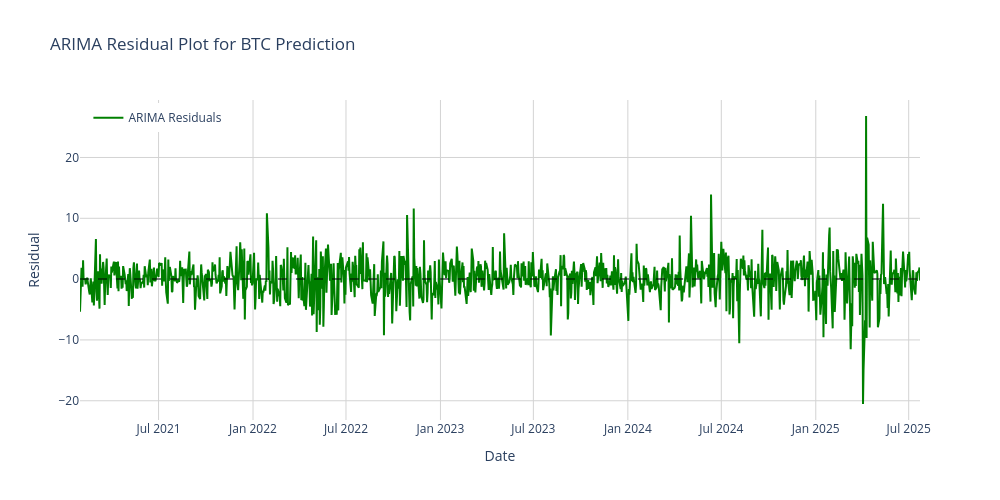

This figure's notebook cell:
### Code cell
# Tính residuals
residuals = testing_data - model_predictions

# Vẽ residual plot với Plotly
fig = go.Figure()

# Thêm residuals
fig.add_trace(go.Scatter(
    x=data_range,
    y=residuals,
    mode='lines',
    name='ARIMA Residuals',
    line=dict(color='green', width=2)
))

# Thêm đường zero line để dễ nhìn
fig.add_hline(y=0, line_dash="dash", line_color="black", opacity=0.5)

# Cập nhật layout
fig.update_layout(
    title='ARIMA Residual Plot for BTC Prediction',
    xaxis_title='Date',
    yaxis_title='Residual',
    template='plotly_white',
    width=1000,
    height=500,
    showlegend=True,
    legend=dict(
        yanchor="top",
        y=0.99,
        xanchor="left",
        x=0.01
    )
)

# Thêm grid
fig.update_xaxes(showgrid=True, gridwidth=1, gridcolor='lightgray')
fig.update_yaxes(showgrid=True, gridwidth=1, gridcolor='lightgray')

# Save plot vào output_dir_result
fig.write_html(os.path.join(output_dir_result, 'arima_residual_plot.html'))

# Nếu muốn save PNG (cần kaleido):
# fig.write_image(os.path.join(output_dir_result, 'arima_btc_residual_plot.png'), 
#                 width=1500, height=900, scale=2)

fig.show()

### Figure 1 — Plotly figure (JSON) as saved in the notebook; plotly's stock layout.template omitted (floating-point values rounded to 4 significant figures; data arrays with more than 128 entries replaced by an {"elided": "..."} marker saying what was removed)
{"data": [{"line": {"color": "green", "width": 2}, "mode": "lines", "name": "ARIMA Residuals", "type": "scatter", "x": {"elided": "1125 str values"}, "y": {"elided": "1125 float values"}}], "layout": {"height": 500, "legend": {"x": 0.01, "xanchor": "left", "y": 0.99, "yanchor": "top"}, "shapes": [{"line": {"color": "black", "dash": "dash"}, "opacity": 0.5, "type": "line", "x0": 0, "x1": 1, "xref": "x domain", "y0": 0, "y1": 0, "yref": "y"}], "showlegend": true, "title": {"text": "ARIMA Residual Plot for BTC Prediction"}, "width": 1000, "xaxis": {"gridcolor": "lightgray", "gridwidth": 1, "showgrid": true, "title": {"text": "Date"}}, "yaxis": {"gridcolor": "lightgray", "gridwidth": 1, "showgrid": true, "title": {"text": "Residual"}}}}
